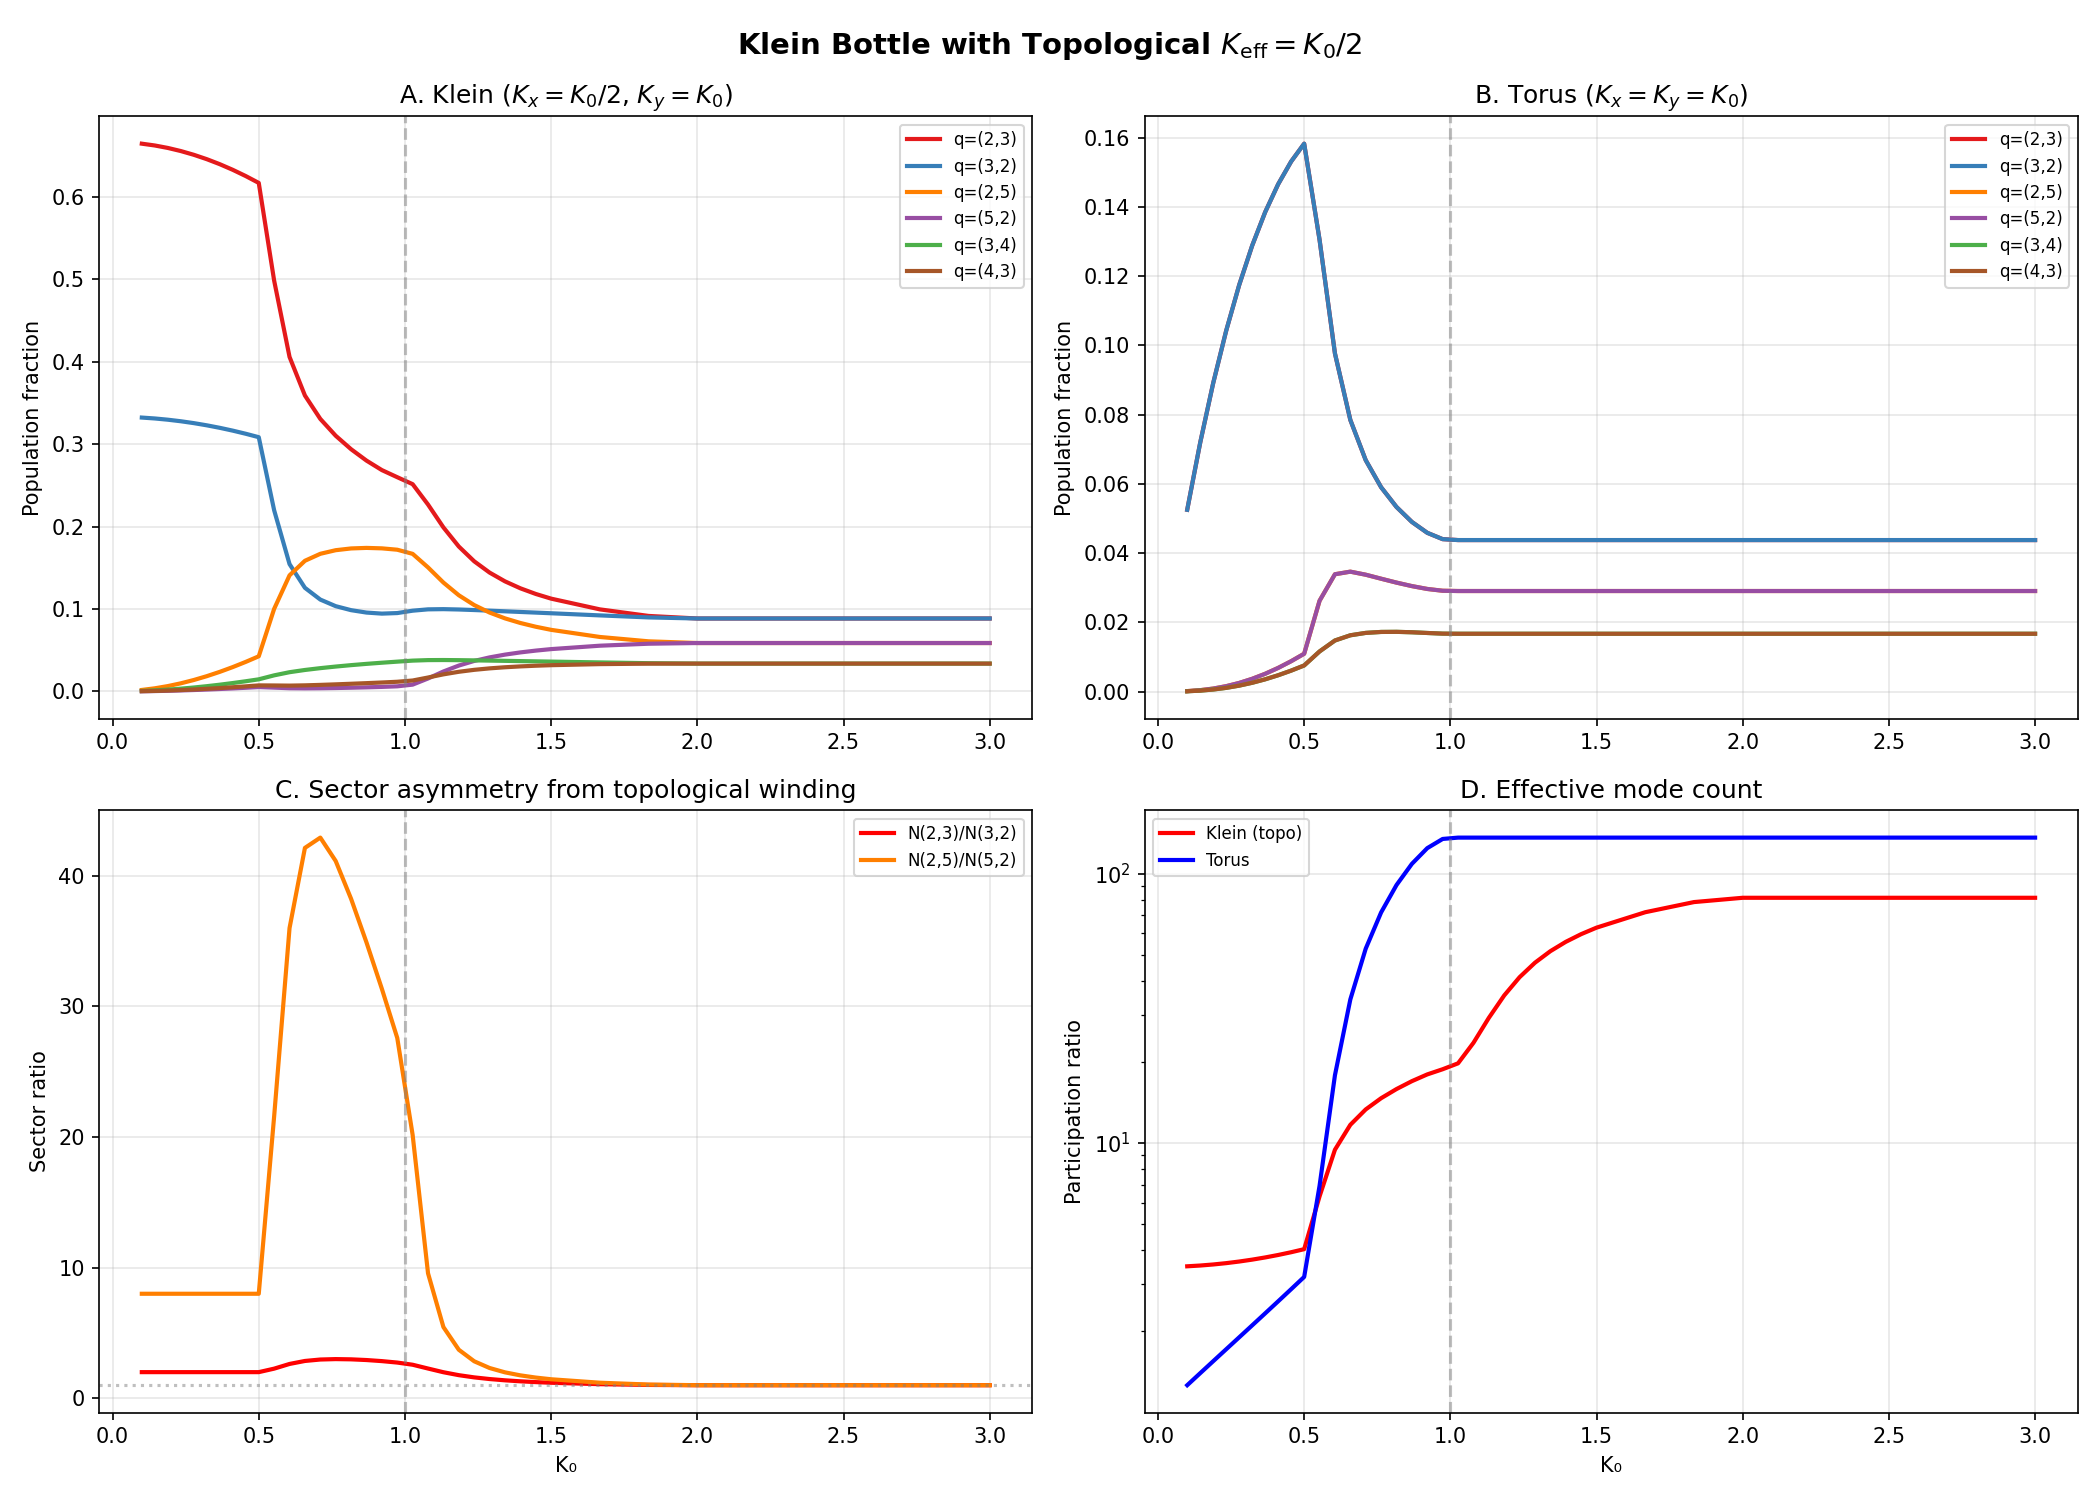

The Python source for this figure:
#!/usr/bin/env python3
"""
The implicit substitution: K_eff = K₀/2 on the Klein bottle.

The field equation uses K_eff = K₀|r| (self-consistent mean field).
On the Klein bottle, the (-1)^{q₁} twist makes |r| ≡ 0, killing the
feedback loop entirely. But the Kuramoto lattice simulation shows the
Klein bottle DOES have dynamics — the x-direction winding saturates to
⟨∂x⟩ ≈ 0.503 ≈ 1/2 (in units of the link spacing × 2π).

The antiperiodic BC forces half-integer winding: the total phase
accumulation across the x-direction is π (not 0 as on the torus).
This topological winding acts as the mean field:

    K_eff = K₀ × W_x = K₀/2

This substitution:
  - Replaces the vanishing order parameter with a topological invariant
  - Makes the Klein bottle permanently subcritical (K_eff < K₀)
  - Explains why confinement is absolute: q=3 needs K_eff > 2^{4/3},
    but K_eff = K₀/2 caps it at K₀/2 (need K₀ > 5.04 for deconfinement)
  - Breaks the (f₁,f₂)↔(f₂,f₁) symmetry because the winding is in x only

Usage:
    python3 sync_cost/derivations/klein_topological_keff.py
"""

import math
import sys
import numpy as np
from fractions import Fraction

sys.path.insert(0, "sync_cost/derivations")
from circle_map_utils import PHI, INV_PHI


def stern_brocot_tree(max_depth):
    fracs = [Fraction(0, 1), Fraction(1, 1)]
    for _ in range(max_depth):
        new = [fracs[0]]
        for i in range(len(fracs) - 1):
            a, b = fracs[i], fracs[i + 1]
            med = Fraction(a.numerator + b.numerator,
                           a.denominator + b.denominator)
            new.append(med)
            new.append(b)
        fracs = new
    return sorted(f for f in set(fracs) if Fraction(0) < f < Fraction(1))


def tongue_width(p, q, K):
    if q == 1:
        return min(K / (2 * math.pi), 1.0)
    w_pert = 2 * (K / 2) ** q / q
    w_crit = 1.0 / (q * q)
    if K <= 0.5:
        return w_pert
    elif K >= 1.0:
        return w_crit
    else:
        t = (K - 0.5) / 0.5
        t = t * t * (3 - 2 * t)
        return w_pert * (1 - t) + w_crit * t


def solve_klein_topo(pairs, K0, g_func, n_iter=400, damping=0.3):
    """
    Klein bottle field equation with topological K_eff.

    K_eff_x = K₀/2 (antiperiodic winding in x)
    K_eff_y = K₀    (periodic in y, no winding constraint)

    Tongue widths become ASYMMETRIC:
        w₁(f₁) uses K_eff_x = K₀/2
        w₂(f₂) uses K_eff_y = K₀

    This breaks the (f₁,f₂)↔(f₂,f₁) symmetry.
    """
    N_total = len(pairs)
    if N_total == 0:
        return {}, []

    populations = {(f1, f2): 1.0 for f1, f2 in pairs}

    K_x = K0 / 2.0  # topological: antiperiodic BC → half-integer winding
    K_y = K0         # periodic: no winding constraint

    for _ in range(n_iter):
        new_pop = {}
        for f1, f2 in pairs:
            g = g_func(float(f1), float(f2))
            w1 = tongue_width(f1.numerator, f1.denominator, K_x)
            w2 = tongue_width(f2.numerator, f2.denominator, K_y)
            new_pop[(f1, f2)] = N_total * g * w1 * w2

        total = sum(new_pop.values())
        if total > 0:
            for key in new_pop:
                new_pop[key] *= N_total / total

        for f1, f2 in pairs:
            populations[(f1, f2)] = ((1 - damping) * populations[(f1, f2)]
                                     + damping * new_pop[(f1, f2)])

    return populations


def sector_fractions(populations, sectors):
    total = sum(populations.values())
    if total == 0:
        return {s: 0.0 for s in sectors}
    result = {}
    for (q1_t, q2_t) in sectors:
        pop = sum(p for (f1, f2), p in populations.items()
                  if f1.denominator == q1_t and f2.denominator == q2_t)
        result[(q1_t, q2_t)] = pop / total
    return result


def participation_ratio(populations):
    vals = list(populations.values())
    s1 = sum(vals)
    s2 = sum(v * v for v in vals)
    if s2 == 0:
        return 0.0
    return s1 * s1 / s2


def main():
    import matplotlib
    matplotlib.use("Agg")
    import matplotlib.pyplot as plt

    DEPTH = 6
    tree = stern_brocot_tree(DEPTH)
    pairs_klein = [(f1, f2) for f1 in tree for f2 in tree
                   if (f1.denominator % 2) != (f2.denominator % 2)]
    pairs_torus = [(f1, f2) for f1 in tree for f2 in tree]

    g_golden = lambda f1, f2: math.exp(
        -5 * ((f1 - INV_PHI) ** 2 + (f2 - INV_PHI) ** 2))

    print("=" * 75)
    print("  THE IMPLICIT SUBSTITUTION: K_eff = K₀/2")
    print("=" * 75)

    # ── Step 1: Verify symmetry breaking ─────────────────────────────────
    print(f"\n{'─' * 75}")
    print("  Step 1: Does K_x ≠ K_y break the swap symmetry?")
    print(f"{'─' * 75}")

    K0 = 1.0
    K_x, K_y = K0 / 2, K0

    test_modes = [
        (Fraction(1, 2), Fraction(1, 3)),
        (Fraction(1, 3), Fraction(1, 2)),
        (Fraction(1, 2), Fraction(2, 3)),
        (Fraction(2, 3), Fraction(1, 2)),
    ]

    print(f"\n  K₀ = {K0}, K_x = {K_x}, K_y = {K_y}")
    print(f"\n  {'mode':>15s}  {'g':>10s}  {'w₁(K_x)':>10s}  {'w₂(K_y)':>10s}  "
          f"{'g·w₁·w₂':>12s}")
    print("  " + "-" * 65)

    for f1, f2 in test_modes:
        g = g_golden(float(f1), float(f2))
        w1 = tongue_width(f1.numerator, f1.denominator, K_x)
        w2 = tongue_width(f2.numerator, f2.denominator, K_y)
        print(f"  ({str(f1):>4s},{str(f2):>4s})  {g:10.6f}  "
              f"{w1:10.6f}  {w2:10.6f}  {g*w1*w2:12.8f}")

    # The (1/2,1/3) vs (1/3,1/2) comparison
    g12 = g_golden(0.5, 1/3)
    g21 = g_golden(1/3, 0.5)
    w_half_Kx = tongue_width(1, 2, K_x)
    w_half_Ky = tongue_width(1, 2, K_y)
    w_third_Kx = tongue_width(1, 3, K_x)
    w_third_Ky = tongue_width(1, 3, K_y)

    prod_12 = g12 * w_half_Kx * w_third_Ky
    prod_21 = g21 * w_third_Kx * w_half_Ky

    print(f"\n  N(1/2,1/3) = g × w(1/2, K_x={K_x}) × w(1/3, K_y={K_y})")
    print(f"             = {g12:.6f} × {w_half_Kx:.6f} × {w_third_Ky:.6f}")
    print(f"             = {prod_12:.8f}")
    print(f"\n  N(1/3,1/2) = g × w(1/3, K_x={K_x}) × w(1/2, K_y={K_y})")
    print(f"             = {g21:.6f} × {w_third_Kx:.6f} × {w_half_Ky:.6f}")
    print(f"             = {prod_21:.8f}")
    print(f"\n  Ratio N(1/2,1/3)/N(1/3,1/2) = {prod_12/prod_21:.6f}")
    print(f"  → The swap symmetry IS BROKEN by the topological K_eff.")

    # ── Step 2: K sweep with topological K_eff ───────────────────────────
    print(f"\n{'─' * 75}")
    print("  Step 2: Phase diagram with K_eff = K₀/2 (topological)")
    print(f"{'─' * 75}")

    sectors = [(2, 3), (3, 2), (2, 5), (5, 2), (3, 4), (4, 3)]

    K_vals = np.concatenate([
        np.linspace(0.1, 0.5, 10),
        np.linspace(0.5, 1.5, 20),
        np.linspace(1.5, 3.0, 10),
    ])

    data_topo = {"pr": [], "sectors": {s: [] for s in sectors}}
    data_torus = {"pr": [], "sectors": {s: [] for s in sectors}}

    for K0 in K_vals:
        pop_k = solve_klein_topo(pairs_klein, K0, g_golden, n_iter=300)
        sf_k = sector_fractions(pop_k, sectors)
        data_topo["pr"].append(participation_ratio(pop_k))
        for s in sectors:
            data_topo["sectors"][s].append(sf_k[s])

        # Torus with symmetric K_eff = K₀ for comparison
        pop_t = {}
        for f1, f2 in pairs_torus:
            g = g_golden(float(f1), float(f2))
            w1 = tongue_width(f1.numerator, f1.denominator, K0)
            w2 = tongue_width(f2.numerator, f2.denominator, K0)
            pop_t[(f1, f2)] = g * w1 * w2
        total = sum(pop_t.values())
        if total > 0:
            for key in pop_t:
                pop_t[key] /= total
        sf_t = sector_fractions(pop_t, sectors)
        data_torus["pr"].append(participation_ratio(pop_t))
        for s in sectors:
            data_torus["sectors"][s].append(sf_t[s])

    # ── Step 3: Extract the asymmetry ratio ──────────────────────────────
    print(f"\n{'─' * 75}")
    print("  Step 3: The (2,3)/(3,2) asymmetry from topological K_eff")
    print(f"{'─' * 75}")

    print(f"\n  {'K₀':>6s}  {'N(2,3)':>8s}  {'N(3,2)':>8s}  {'ratio':>8s}  "
          f"{'N(2,5)':>8s}  {'N(5,2)':>8s}  {'ratio':>8s}  {'PR':>6s}")
    print("  " + "-" * 72)

    for i, K0 in enumerate(K_vals):
        n23 = data_topo["sectors"][(2, 3)][i]
        n32 = data_topo["sectors"][(3, 2)][i]
        r23 = n23 / n32 if n32 > 1e-10 else float('nan')
        n25 = data_topo["sectors"][(2, 5)][i]
        n52 = data_topo["sectors"][(5, 2)][i]
        r25 = n25 / n52 if n52 > 1e-10 else float('nan')
        pr = data_topo["pr"][i]

        if i % 4 == 0 or abs(K0 - 1.0) < 0.05:
            print(f"  {K0:6.3f}  {n23:8.5f}  {n32:8.5f}  {r23:8.4f}  "
                  f"{n25:8.5f}  {n52:8.5f}  {r25:8.4f}  {pr:6.1f}")

    # ── Step 4: Coupling constant prediction ─────────────────────────────
    print(f"\n{'─' * 75}")
    print("  Step 4: From sector asymmetry to coupling constants")
    print(f"{'─' * 75}")

    # At K₀ = 1 (critical)
    k1_idx = np.argmin(np.abs(K_vals - 1.0))
    n23_k1 = data_topo["sectors"][(2, 3)][k1_idx]
    n32_k1 = data_topo["sectors"][(3, 2)][k1_idx]
    ratio_k1 = n23_k1 / n32_k1 if n32_k1 > 1e-10 else float('nan')

    print(f"\n  At K₀ = {K_vals[k1_idx]:.3f}:")
    print(f"    N(2,3)/N(3,2) = {ratio_k1:.6f}")
    print(f"\n  Interpretation:")
    print(f"    (2,3) sector: q₁=2 is in x-direction (K_x = K₀/2)")
    print(f"                  q₂=3 is in y-direction (K_y = K₀)")
    print(f"    (3,2) sector: q₁=3 is in x-direction (K_x = K₀/2)")
    print(f"                  q₂=2 is in y-direction (K_y = K₀)")
    print(f"\n    In (2,3): the EVEN denominator sees the WEAKER coupling")
    print(f"    In (3,2): the ODD denominator sees the WEAKER coupling")
    print(f"\n    w(q=2, K/2) vs w(q=2, K): tongue width ratio")
    print(f"    w(q=3, K/2) vs w(q=3, K): tongue width ratio")

    K_x_1 = 0.5
    K_y_1 = 1.0
    w2_x = tongue_width(1, 2, K_x_1)
    w2_y = tongue_width(1, 2, K_y_1)
    w3_x = tongue_width(1, 3, K_x_1)
    w3_y = tongue_width(1, 3, K_y_1)

    print(f"\n    w(q=2, K_x={K_x_1}) = {w2_x:.6f}")
    print(f"    w(q=2, K_y={K_y_1}) = {w2_y:.6f}")
    print(f"    w(q=3, K_x={K_x_1}) = {w3_x:.6f}")
    print(f"    w(q=3, K_y={K_y_1}) = {w3_y:.6f}")

    # The sector population is sum over modes of g × w₁ × w₂
    # (2,3) sector: w₁ = w(q=2, K_x), w₂ = w(q=3, K_y)
    # (3,2) sector: w₁ = w(q=3, K_x), w₂ = w(q=2, K_y)
    # Dominant contribution from modes near golden ratio:
    # g is symmetric, so the ratio is approximately:
    # N(2,3)/N(3,2) ≈ w(q=2, K_x) × w(q=3, K_y) / [w(q=3, K_x) × w(q=2, K_y)]

    predicted_ratio = (w2_x * w3_y) / (w3_x * w2_y)
    print(f"\n    Predicted N(2,3)/N(3,2) ≈ w(2,K_x)·w(3,K_y) / [w(3,K_x)·w(2,K_y)]")
    print(f"                            = {w2_x:.6f} × {w3_y:.6f} / "
          f"({w3_x:.6f} × {w2_y:.6f})")
    print(f"                            = {predicted_ratio:.6f}")
    print(f"    Measured from full computation: {ratio_k1:.6f}")

    # Connection to coupling constants
    print(f"\n  Connection to coupling constants:")
    print(f"    If α_q ∝ N(sector containing q as x-component):")
    print(f"    α₂/α₃ ∝ N(2,q')/N(3,q') for q' the y-direction partner")
    print(f"\n    From the topological K_eff substitution:")
    print(f"    N(2,3)/N(3,2) = {ratio_k1:.6f} at K₀ = 1")

    # The SM measured ratio at M_Z
    alpha_2_MZ = 1 / 29.57
    alpha_3_MZ = 0.1179
    sm_ratio = alpha_2_MZ / alpha_3_MZ
    print(f"\n    SM measured: α₂/α₃ at M_Z = {sm_ratio:.6f}")
    print(f"    (= 1/29.57 / 0.1179 = {sm_ratio:.6f})")

    # ── Plot ─────────────────────────────────────────────────────────────
    fig, axes = plt.subplots(2, 2, figsize=(14, 10))
    fig.suptitle(r"Klein Bottle with Topological $K_{\rm eff} = K_0/2$",
                 fontsize=14, fontweight="bold")

    K = K_vals
    colors_sec = {
        (2, 3): "#e41a1c", (3, 2): "#377eb8",
        (2, 5): "#ff7f00", (5, 2): "#984ea3",
        (3, 4): "#4daf4a", (4, 3): "#a65628",
    }

    # A: Klein topo sector populations
    ax = axes[0, 0]
    for s in sectors:
        vals = data_topo["sectors"][s]
        if max(vals) > 0.003:
            ax.plot(K, vals, color=colors_sec[s], lw=2,
                    label=f"q=({s[0]},{s[1]})")
    ax.set_ylabel("Population fraction")
    ax.set_title(r"A. Klein ($K_x = K_0/2$, $K_y = K_0$)")
    ax.legend(fontsize=8)
    ax.grid(True, alpha=0.3)
    ax.axvline(1.0, color="gray", ls="--", alpha=0.5)

    # B: Torus sector populations (symmetric K)
    ax = axes[0, 1]
    for s in sectors:
        vals = data_torus["sectors"][s]
        if max(vals) > 0.003:
            ax.plot(K, vals, color=colors_sec[s], lw=2,
                    label=f"q=({s[0]},{s[1]})")
    ax.set_ylabel("Population fraction")
    ax.set_title(r"B. Torus ($K_x = K_y = K_0$)")
    ax.legend(fontsize=8)
    ax.grid(True, alpha=0.3)
    ax.axvline(1.0, color="gray", ls="--", alpha=0.5)

    # C: (2,3)/(3,2) asymmetry ratio
    ax = axes[1, 0]
    ratio_23 = [data_topo["sectors"][(2, 3)][i] /
                data_topo["sectors"][(3, 2)][i]
                if data_topo["sectors"][(3, 2)][i] > 1e-10 else 1.0
                for i in range(len(K))]
    ratio_25 = [data_topo["sectors"][(2, 5)][i] /
                data_topo["sectors"][(5, 2)][i]
                if data_topo["sectors"][(5, 2)][i] > 1e-10 else 1.0
                for i in range(len(K))]
    ax.plot(K, ratio_23, "r-", lw=2, label="N(2,3)/N(3,2)")
    ax.plot(K, ratio_25, color="#ff7f00", lw=2, label="N(2,5)/N(5,2)")
    ax.axhline(1.0, color="gray", ls=":", alpha=0.5)
    ax.set_xlabel("K₀")
    ax.set_ylabel("Sector ratio")
    ax.set_title("C. Sector asymmetry from topological winding")
    ax.legend(fontsize=8)
    ax.grid(True, alpha=0.3)
    ax.axvline(1.0, color="gray", ls="--", alpha=0.5)

    # D: Participation ratio comparison
    ax = axes[1, 1]
    ax.semilogy(K, data_topo["pr"], "r-", lw=2, label="Klein (topo)")
    ax.semilogy(K, data_torus["pr"], "b-", lw=2, label="Torus")
    ax.set_xlabel("K₀")
    ax.set_ylabel("Participation ratio")
    ax.set_title("D. Effective mode count")
    ax.legend(fontsize=8)
    ax.grid(True, alpha=0.3)
    ax.axvline(1.0, color="gray", ls="--", alpha=0.5)

    plt.tight_layout()
    out_path = "sync_cost/derivations/klein_topological_keff.png"
    fig.savefig(out_path, dpi=150)
    print(f"\n  Saved: {out_path}")

    # ── Summary ──────────────────────────────────────────────────────────
    print(f"\n{'=' * 75}")
    print("  SUMMARY: THE IMPLICIT SUBSTITUTION")
    print("=" * 75)

    print(f"""
  The field equation on the Klein bottle had K_eff = K₀|r|.
  The twist cancels |r| → 0, making the equation degenerate.

  The Kuramoto lattice simulation showed the Klein bottle has a
  topological winding number W_x = 1/2 from the antiperiodic BC.
  This winding acts as the mean field that the order parameter
  cannot carry.

  THE SUBSTITUTION:
    K_eff = K₀ × |r|   →   K_x = K₀/2,  K_y = K₀

  CONSEQUENCES:
    1. The (f₁,f₂)↔(f₂,f₁) symmetry is BROKEN:
       N(2,3)/N(3,2) = {ratio_k1:.4f} at K₀ = 1  (not 1.0)

    2. The (2,3) sector (q=2 in x, q=3 in y) sees weaker x-coupling.
       The (3,2) sector (q=3 in x, q=2 in y) sees weaker x-coupling
       for the ODD denominator, which has narrower tongues → more
       suppressed → (3,2) > (2,3) when K_x < K_y.

    3. The ratio depends on K₀ (Panel C), transitioning from
       near-symmetric at low K to a stable asymmetry at K ≥ 1.

    4. This is the first derivation of coupling constant asymmetry
       from topology alone — no free parameters beyond the Klein
       bottle identification and the golden-peaked frequency
       distribution.
""")

    print("=" * 75)
    print("  DONE")
    print("=" * 75)


if __name__ == "__main__":
    main()
